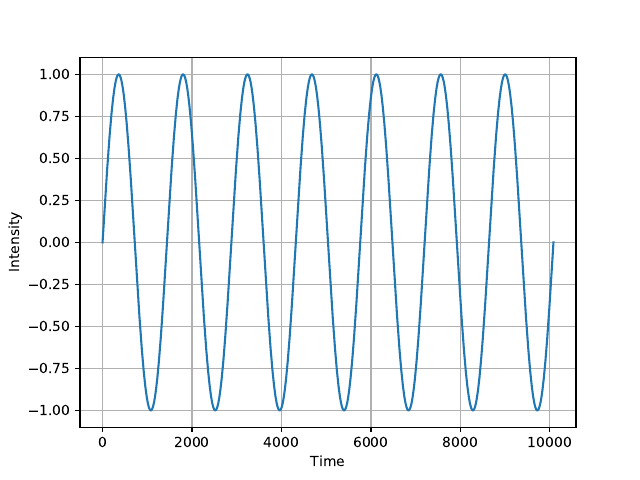

Python code for this plot:
"""
Time/frequency representation of actigraphy data.
"""

import pandas as pd
import numpy as np
from scipy.signal import stft
from matplotlib.backends.backend_pdf import PdfPages
import matplotlib.pyplot as plt

rdr = pd.read_csv("paxraw.csv.gz", error_bad_lines=False, chunksize=24*60*7)

pdf = PdfPages("tfr.pdf")

def process(y):
    w = stft(y, nperseg=60*24)

    plt.clf()
    plt.grid(True)
    plt.plot(y)
    plt.xlabel("Time")
    plt.ylabel("Intensity")
    pdf.savefig()

    plt.clf()
    f, t, zxx = stft(y)
    plt.pcolormesh(t, f, np.abs(zxx), vmin=0)
    plt.ylabel("Frequency")
    plt.xlabel("Time")
    pdf.savefig()

# Some toy examples to illustrate how the method works

y = np.sin(np.linspace(0, 2*np.pi*7, 24*60*7))
process(y)

y = np.sin(np.linspace(0, 2*np.pi*70, 24*60*7))
process(y)

y = np.sin(np.linspace(0, 2*np.pi*700, 24*60*7))
process(y)

y = np.sin(np.linspace(0, 2*np.pi*7, 24*60*7))
y += np.sin(np.linspace(0, 2*np.pi*700, 24*60*7))
process(y)

x = np.linspace(0, 2*np.pi*7, 24*60*7)
y = np.sin(x + 200*np.cos(x))
process(y)

# Make TFR plots for a few of the actual time series.

chunks = []
nsubject = 0
while True:

    try:
        df1 = rdr.get_chunk()
    except StopIteration:
        break

    for idx, v in df1.groupby("SEQN"):
        chunks.append((idx, v))

    ids = [x[0] for x in chunks]

    if len(set(ids)) > 1:
        # z contains complete data for one subject and is
        # ready to process
        z = [x[1] for x in chunks if x[0] == ids[0]]
        chunks = [x for x in chunks if x[0] != ids[0]]
    else:
        continue

    z = pd.concat(z, axis=0)
    process(z.PAXINTEN)

    nsubject += 1
    if nsubject > 10:
        break

pdf.close()